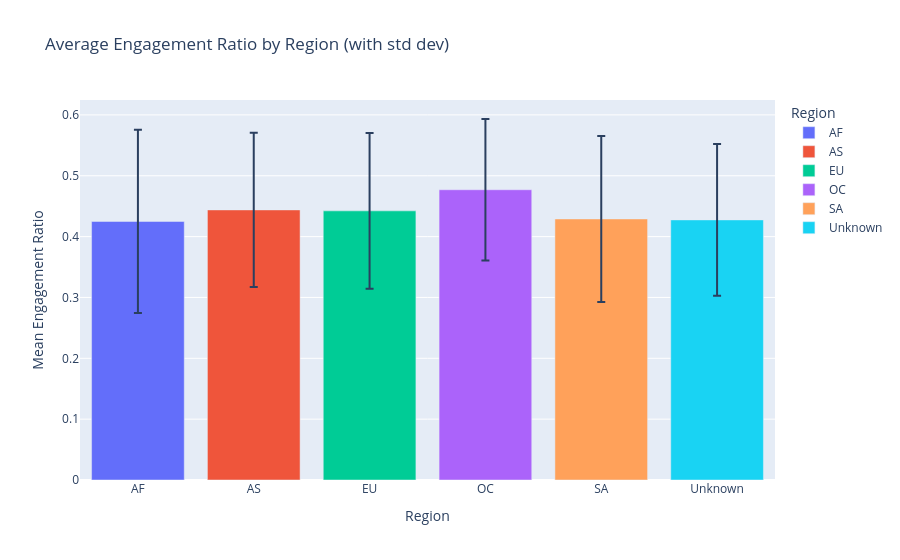

The cell this chart's notebook holds for it:
### Code cell
#Interactive Bar Chart: Mean Engagement Ratio by Region with Error Bars
data = gaming_data.groupby('region', as_index=False)['engagement_ratio'].agg(['mean', 'std'])

fig = px.bar(
    data, 
    x='region',
    y='mean',
    error_y='std',
    color='region',
    title='Average Engagement Ratio by Region (with std dev)',
    labels={
        'region': 'Region',
        'mean': 'Mean Engagement Ratio'
    },
    hover_data={
        'region':True,
        'mean':':.3f',
        'std':':.3f'
    }
)

fig.update_traces(
    hovertemplate="<b>Region:</b> %{x}<br><b>Mean:</b> %{y:.3f}<br><b>Error Margin (±):</b> %{error_y.array:.3f}<extra></extra>"
)
fig.write_html("region_engagement_analysis.html")
fig.show()

### Figure 1 — Plotly figure (JSON) as saved in the notebook; plotly's stock layout.template omitted (floating-point values rounded to 4 significant figures)
{"data": [{"customdata": [[0.1506]], "error_y": {"array": [0.1506]}, "hovertemplate": "<b>Region:</b> %{x}<br><b>Mean:</b> %{y:.3f}<br><b>Error Margin (±):</b> %{error_y.array:.3f}<extra></extra>", "legendgroup": "AF", "marker": {"color": "#636efa", "pattern": {"shape": ""}}, "name": "AF", "orientation": "v", "showlegend": true, "textposition": "auto", "type": "bar", "x": ["AF"], "xaxis": "x", "y": [0.4249], "yaxis": "y"}, {"customdata": [[0.1267]], "error_y": {"array": [0.1267]}, "hovertemplate": "<b>Region:</b> %{x}<br><b>Mean:</b> %{y:.3f}<br><b>Error Margin (±):</b> %{error_y.array:.3f}<extra></extra>", "legendgroup": "AS", "marker": {"color": "#EF553B", "pattern": {"shape": ""}}, "name": "AS", "orientation": "v", "showlegend": true, "textposition": "auto", "type": "bar", "x": ["AS"], "xaxis": "x", "y": [0.4439], "yaxis": "y"}, {"customdata": [[0.1279]], "error_y": {"array": [0.1279]}, "hovertemplate": "<b>Region:</b> %{x}<br><b>Mean:</b> %{y:.3f}<br><b>Error Margin (±):</b> %{error_y.array:.3f}<extra></extra>", "legendgroup": "EU", "marker": {"color": "#00cc96", "pattern": {"shape": ""}}, "name": "EU", "orientation": "v", "showlegend": true, "textposition": "auto", "type": "bar", "x": ["EU"], "xaxis": "x", "y": [0.4423], "yaxis": "y"}, {"customdata": [[0.1163]], "error_y": {"array": [0.1163]}, "hovertemplate": "<b>Region:</b> %{x}<br><b>Mean:</b> %{y:.3f}<br><b>Error Margin (±):</b> %{error_y.array:.3f}<extra></extra>", "legendgroup": "OC", "marker": {"color": "#ab63fa", "pattern": {"shape": ""}}, "name": "OC", "orientation": "v", "showlegend": true, "textposition": "auto", "type": "bar", "x": ["OC"], "xaxis": "x", "y": [0.477], "yaxis": "y"}, {"customdata": [[0.1363]], "error_y": {"array": [0.1363]}, "hovertemplate": "<b>Region:</b> %{x}<br><b>Mean:</b> %{y:.3f}<br><b>Error Margin (±):</b> %{error_y.array:.3f}<extra></extra>", "legendgroup": "SA", "marker": {"color": "#FFA15A", "pattern": {"shape": ""}}, "name": "SA", "orientation": "v", "showlegend": true, "textposition": "auto", "type": "bar", "x": ["SA"], "xaxis": "x", "y": [0.429], "yaxis": "y"}, {"customdata": [[0.1249]], "error_y": {"array": [0.1249]}, "hovertemplate": "<b>Region:</b> %{x}<br><b>Mean:</b> %{y:.3f}<br><b>Error Margin (±):</b> %{error_y.array:.3f}<extra></extra>", "legendgroup": "Unknown", "marker": {"color": "#19d3f3", "pattern": {"shape": ""}}, "name": "Unknown", "orientation": "v", "showlegend": true, "textposition": "auto", "type": "bar", "x": ["Unknown"], "xaxis": "x", "y": [0.4274], "yaxis": "y"}], "layout": {"barmode": "relative", "legend": {"title": {"text": "Region"}, "tracegroupgap": 0}, "title": {"text": "Average Engagement Ratio by Region (with std dev)"}, "xaxis": {"anchor": "y", "categoryarray": ["AF", "AS", "EU", "OC", "SA", "Unknown"], "categoryorder": "array", "domain": [0, 1], "title": {"text": "Region"}}, "yaxis": {"anchor": "x", "domain": [0, 1], "title": {"text": "Mean Engagement Ratio"}}}}
